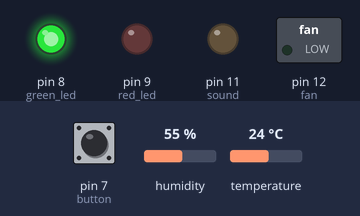
Simulated run of this sketch. Board: Arduino Uno, built with avr-gcc and run on an emulated ATmega328P. Parts: switched loads named in the sketch (green lamp = pin HIGH), output pins drawn as LEDs (lit = HIGH). The test bench sets the inputs (shaded band); at power-on: pin 7 (button) HIGH, humidity 55 %, temperature 24 °C. What the sketch prints to the serial monitor is not drawn.

Above: at 1.2 s.
1.3 s: pin 7 (button) pulled LOW for 0.15 s
At 1.63 s:
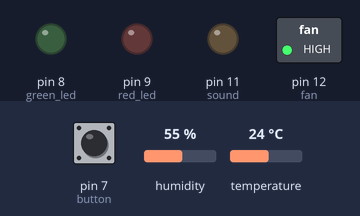
10.8 s: pin 7 (button) pulled LOW for 1 s
At 11.38 s:
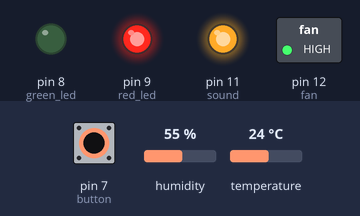
14.3 s: pin 7 (button) pulled LOW for 3.2 s
At 21.7 s:
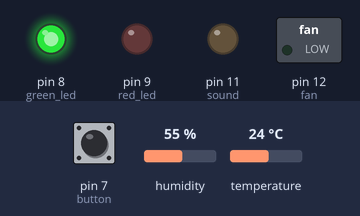
Timing chart, 0 to 23.2 s (numbered marks = the images above; inputs shaded):
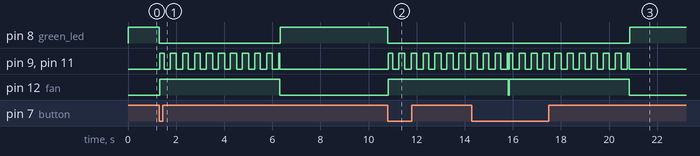

Measured:
- after the input at 1.3 s, pin 8 (green_led): HIGH → LOW at once, → HIGH 5.0 s later; pin 9 (red_led), pin 11 (sound): goes HIGH 0.17 s, 9 × (LOW 0.26 s, HIGH 0.24 s), LOW 0.26 s, HIGH 0.04 s, then LOW, starting at once; pin 12 (fan): LOW → HIGH at once, → LOW 5.0 s later
- after the input at 10.8 s, pin 8 (green_led): HIGH → LOW at once; pin 9 (red_led), pin 11 (sound): LOW → HIGH at once, then repeats every 0.50 s: LOW 0.26 s, HIGH 0.24 s; pin 12 (fan): LOW → HIGH at once
- after the input at 14.3 s, pin 8 (green_led): LOW → HIGH after 6.6 s instead of 1.5 s

The sketch:

test_project.ino
```cpp
#include "DHT.h"
DHT dht;
ISR(TIMER1_COMPA_vect);
int quartersec = 0, sec = 0, minutes = 0, hours = 0;
int normal = HIGH;

int red_led = 9;
int green_led = 8;
int button = 7;
int sound = 11;
int fan = 12;

int Time = millis();
int timeCheck;


void setup()
{
  dht.setup(2); // data pin 2
  Serial.begin(9600);
  Serial.println("Status\tHumidity (%)\tTemperature (C)\t(F)");
  pinMode(red_led, OUTPUT);
  pinMode(green_led, OUTPUT);
  pinMode(button, INPUT_PULLUP);
  pinMode(sound, OUTPUT);
  pinMode(fan, OUTPUT);


  noInterrupts();
  TCCR1A = 0; // Clear TCCR1A/B registers
  TCCR1B = 0;
  TCNT1 = 0;

  // set compare match register for TIMER1: CLOCKFREQUENCY / frequency / prescaler - 1   การคิดค่าออกมาใช้เพื่อนำจำนวนครั้ง
  OCR1A = 3905; // 12MHz/(1Hz*1024) – 1 (must be <65536)

  TCCR1B |= (1 << WGM12); // Mode 4, turn on CTC mode

  TCCR1B |= (1 << CS12) | (1 << CS10); // Set CS10 and CS12 bits for 1024 prescaler
  TIMSK1 |= (1 << OCIE1A); // นับค่าไปเรื่อยๆ จนครบจำนวนรอบที่หาร แล้วถึงทำ ฟังชั่น interrupt 1 รอบ แบบนี้วนไปเรื่อยๆ

  interrupts();

}


void loop()
{

  float humidity = dht.getHumidity(); // ดึงค่าความชื้น
  float temperature = dht.getTemperature(); // ดึงค่าอุณหภูมิ
  Serial.print(dht.getStatusString());
  Serial.print("\t");
  Serial.print(humidity, 1);
  Serial.print("\t\t");
  Serial.print(temperature, 1);
  Serial.print("\t\t");
  Serial.println(dht.toFahrenheit(temperature), 1);

  ///////////////////////////////////

  Time = millis();
  button = digitalRead(7);
  //Serial.println(Time);
  // Serial.println(sec);
  if (normal)
  {
    digitalWrite(green_led, HIGH);
    //Serial.println(digitalRead(7));
    if (button == LOW)
    {
      normal = !normal;
      digitalWrite(green_led, LOW);
      timeCheck = Time;
    }
  }
  else
  {
    digitalWrite(fan, HIGH);
    if (quartersec % 2 == 0)
    {
      digitalWrite(red_led, HIGH);
      digitalWrite(sound, HIGH);
    }
    else
    {
      digitalWrite(red_led, LOW);
      digitalWrite(sound, LOW);
    }
    if (Time - timeCheck >= 5000)
    {
      normal = !normal;
      digitalWrite(red_led, LOW);
      digitalWrite(sound, LOW);
      digitalWrite(fan, LOW);
    }

  }


}


ISR(TIMER1_COMPA_vect)
{
  quartersec++;
  if (quartersec >= 4)
  {
    sec++;
    quartersec = 0;
  }
  if (sec >= 60)
  {
    minutes++;
    sec = 0;

  }
  if (minutes >= 60)
  {

    hours++;
    minutes = 0;

  }
}
```
